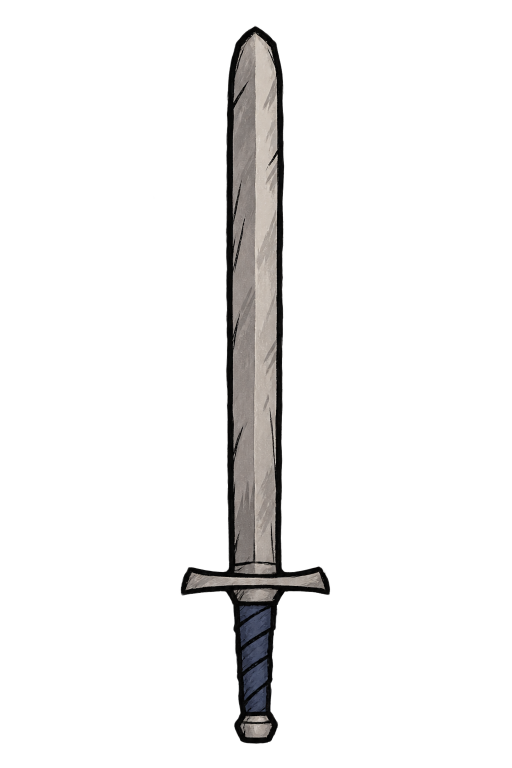
#> input picture art/source/weapons/lumine_dull_blade.png, 1024 x 1536 px (shown at 1/2 size); its folder holds 4 pictures in this run
$ python build-sword-art.py
#> lines starting #> are read from the running program, lines starting #| are printed output that depends on the picture; after the words box and inside, x2 and y2 are one past the last pixel; in counts of white or black regions, pixels touching at a corner belong together
"""Format generated sword artwork into DST inventory and Spriter assets."""

from pathlib import Path
from PIL import Image

ROOT = Path(__file__).resolve().parents[1]
SOURCE = ROOT / "art/source/weapons"
OUTPUT = ROOT / "art/working/weapons"
TEMPLATE = ROOT / "reference/workshop-3808204425/sword-template.scml"
NAMES = (
    "lumine_dull_blade",
    "lumine_harbinger_of_dawn",
    "lumine_prototype_rancour",
    "lumine_aquila_favonia",
)


def draw(source: Image.Image, size: tuple[int, int], height: int) -> Image.Image:
    width, canvas_height = size
    sword = source.copy()
    sword.thumbnail((width - 12, height), Image.Resampling.LANCZOS)
    canvas = Image.new("RGBA", size, (0, 0, 0, 0))
    canvas.alpha_composite(sword, ((width - sword.width) // 2, (canvas_height - sword.height) // 2))
    return canvas


for name in NAMES:
    source = Image.open(SOURCE / f"{name}.png").convert("RGBA")
#> source is the input picture: PIL image 1024x1536 RGBA; mean R, G, B, A 15, 14.2, 13.7, 24.5
    alpha = source.getchannel("A")
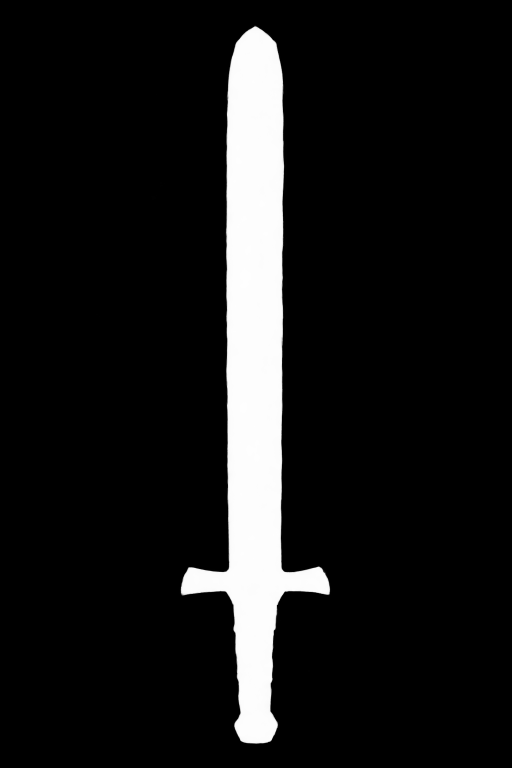
#> alpha: PIL image 1024x1536 L (shown at 1/2 size); min 0, max 254, mean 24.5
    # Ignore faint generation residue outside the sword silhouette.
    mask = alpha.point(lambda a: 255 if a > 16 else 0)
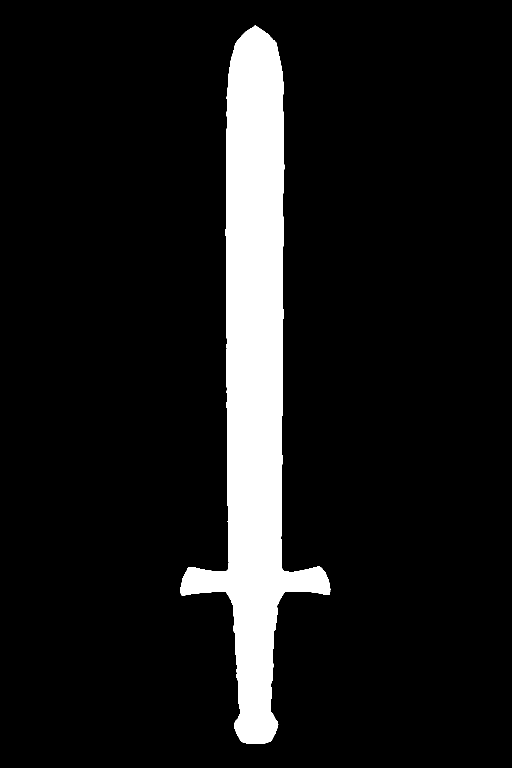
#> mask: PIL image 1024x1536 L (shown at 1/2 size); 9.9% white; 1 white region, box (x1, y1, x2, y2) and area: (361, 51, 661, 1488) 155034
    bounds = mask.getbbox()
#> bounds = (361, 51, 661, 1488)
    if bounds is None:
        raise ValueError(f"Empty artwork: {name}")
    source = source.crop(bounds)
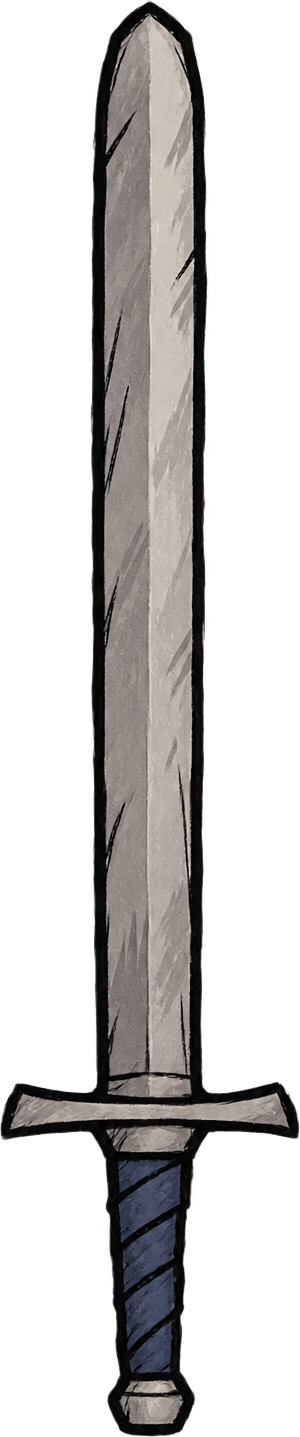
#> source: PIL image 300x1437 RGBA; mean R, G, B, A 51.4, 49, 47.6, 89.3; transparent parts drawn white
    folder = OUTPUT / name
    world = folder / name
    swap = folder / f"swap_{name}"
    world.mkdir(parents=True, exist_ok=True)
    swap.mkdir(parents=True, exist_ok=True)
    draw(source, (128, 248), 224).save(world / f"{name}-0.png")
#> in draw, `canvas = Image.new("RGBA", size, (0, 0, 0, 0))`: canvas: PIL image 128x248 RGBA; every value is 0
#> in draw, `canvas.alpha_composite(sword, ((width - sword.width) // 2, (canvas_hei..`:
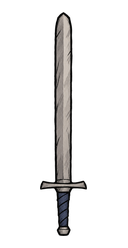
#> canvas: PIL image 128x248 RGBA; mean R, G, B, A 13.2, 12.5, 12.2, 29.7; transparent parts drawn white
    held = draw(source, (128, 320), 280)
#> call 2 of draw, with size = (128, 320), height = 280
#> in draw (call 2), `canvas = Image.new("RGBA", size, (0, 0, 0, 0))`: canvas: PIL image 128x320 RGBA; every value is 0
#> in draw (call 2), `canvas.alpha_composite(sword, ((width - sword.width) // 2, (canvas_hei..`:
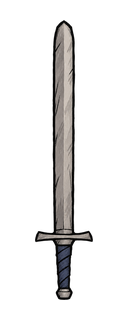
#> canvas: PIL image 128x320 RGBA; mean R, G, B, A 15.6, 14.8, 14.4, 35.5; transparent parts drawn white
    for index in range(7):
        held.save(swap / f"swap_{name}-{index}.png")
    # Leave room for the crafting preview's own scaling and frame padding.
    icon_sword = source.copy()
    icon_sword.thumbnail((70, 94), Image.Resampling.LANCZOS)
    icon_sword = icon_sword.rotate(-35, Image.Resampling.BICUBIC, expand=True)
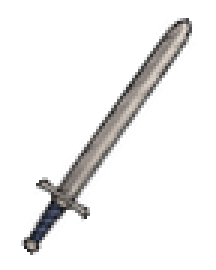
#> icon_sword: PIL image 72x90 RGBA (shown 3 times larger); mean R, G, B, A 11.6, 11, 10.7, 26; transparent parts drawn white
    icon_sword.thumbnail((94, 94), Image.Resampling.LANCZOS)
    icon = Image.new("RGBA", (128, 128), (0, 0, 0, 0))
#> icon: PIL image 128x128 RGBA; every value is 0
    icon.alpha_composite(icon_sword, ((128 - icon_sword.width) // 2, (128 - icon_sword.height) // 2))
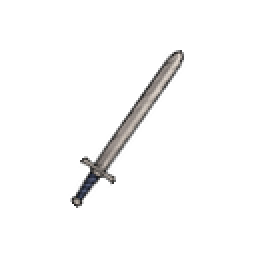
#> icon: PIL image 128x128 RGBA (shown 2 times larger); mean R, G, B, A 4.6, 4.4, 4.2, 10.3; transparent parts drawn white
    icon.save(folder / f"{name}-icon.png")
#> (the run stopped early here; a loop or call above may not have finished)
